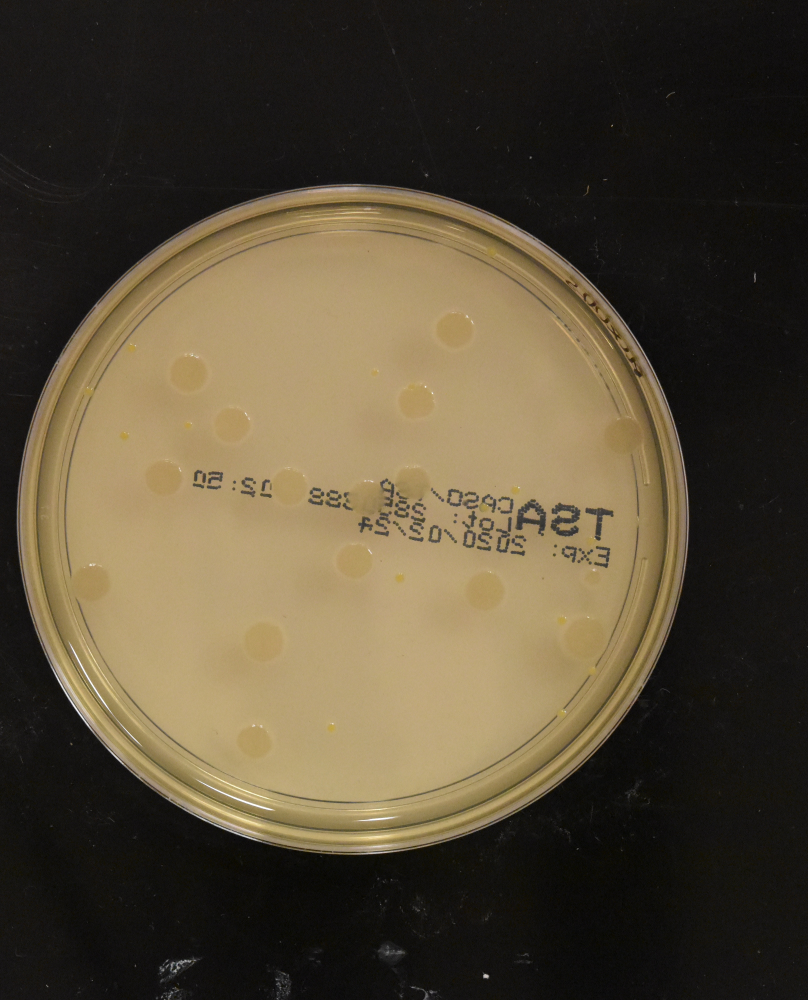
#> input picture data/images/11884.jpg, 3232 x 4000 px (shown at 1/4 size)
$ python -i pipeline.py   (imports and definitions only)
#> lines starting #> are read from the running program, lines starting #| are printed output that depends on the picture; after the words box and inside, x2 and y2 are one past the last pixel; in counts of white or black regions, pixels touching at a corner belong together
# src/core/pipeline.py
import cv2
import numpy as np

# config variables
HOUGH_DP = 1.2
HOUGH_MIN_DIST = 100
HOUGH_PARAM1 = 50
HOUGH_PARAM2 = 30
HOUGH_MIN_RADIUS = 100
HOUGH_MAX_RADIUS = 0  # 0 means OpenCV will pick a max based on image size


def preprocess_plate(image_path):
    """Detects the agar plate in the image and crops/masks everything outside the plate"""
#> called with image_path = '../../data/images/11884.jpg'
    img = cv2.imread(image_path)
#> img is the input picture: shape (4000, 3232, 3); mean B, G, R 54.6, 74.7, 85.5
    if img is None:
        raise FileNotFoundError(f"[!] Could not read image '{image_path}'")
    img_small = cv2.resize(img, (640, 640))  # resize for YOLO if needed
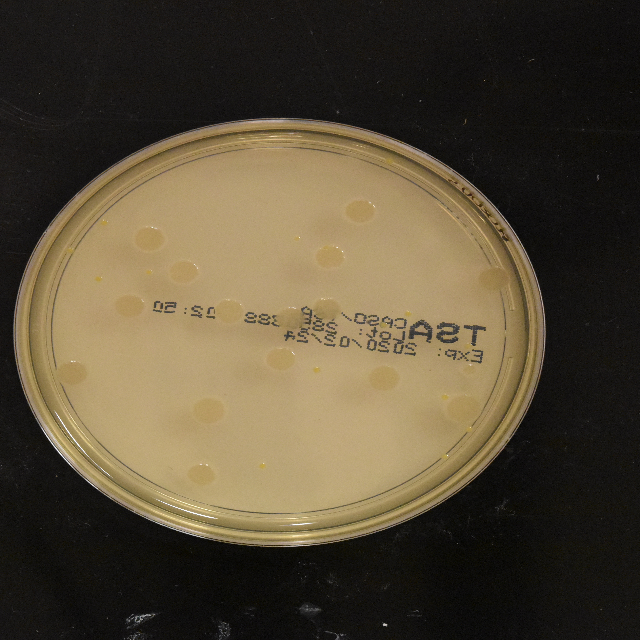
#> img_small: shape (640, 640, 3); mean B, G, R 54.5, 74.6, 85.4
    gray = cv2.cvtColor(img_small, cv2.COLOR_BGR2GRAY)
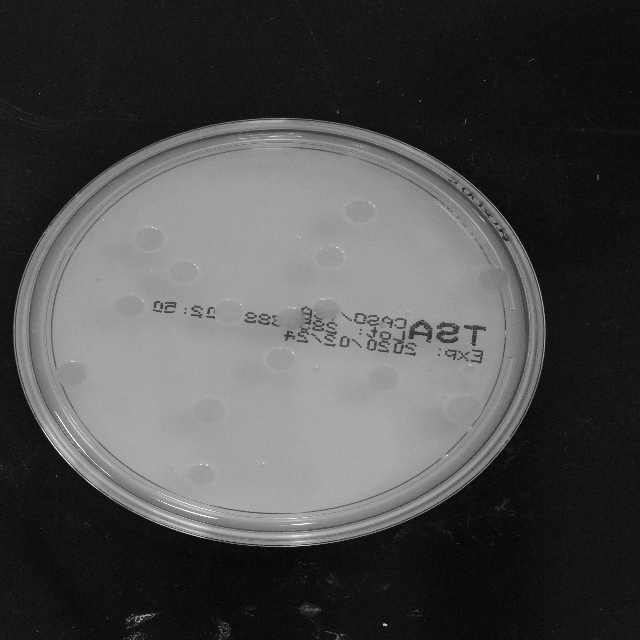
#> gray: shape (640, 640); min 0, max 255, mean 75.5
    gray_blur = cv2.medianBlur(gray, 5)

    # detect circles (agar plates)
    max_radius = int(gray.shape[0] // 1.5) if HOUGH_MAX_RADIUS == 0 else HOUGH_MAX_RADIUS
#> max_radius = 426
    circles = cv2.HoughCircles(
        gray_blur,
        cv2.HOUGH_GRADIENT,
        dp=HOUGH_DP,
        minDist=HOUGH_MIN_DIST,
        param1=HOUGH_PARAM1,
        param2=HOUGH_PARAM2,
        minRadius=HOUGH_MIN_RADIUS,
        maxRadius=max_radius
    )
#> circles = [[265.8, 268.2, 268.5], [279, 426.6, 295], [361.8, 331.8, 176.2], [185.4, 331.8, 172.2], [298.2, 173.4, 362.3], [262.2, 541.8, 410.8], [201, 139.8, 420], [175.8, 479.4, 394.8], [383.4, 438.6, 118.2]]

    mask = np.zeros_like(gray, dtype=np.uint8)  # black mask
    if circles is not None:
        circles = np.uint16(np.around(circles))
#> circles = [[266, 268, 268], [279, 427, 295], [362, 332, 176], [185, 332, 172], [298, 173, 362], [262, 542, 411], [201, 140, 420], [176, 479, 395], [383, 439, 118]]
        x, y, r = circles[0, 0]  # take the first detected plate
#> x = 266; y = 268; r = 268
        cv2.circle(mask, (x, y), r, 255, -1)  # white inside plate
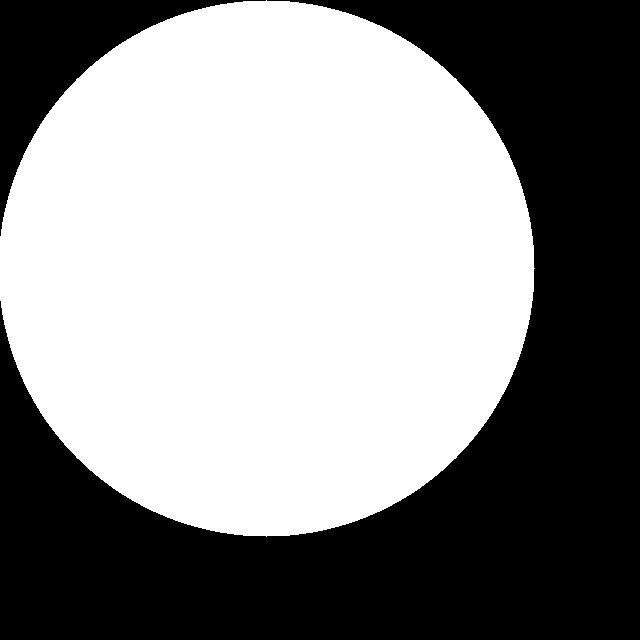
#> mask: shape (640, 640); 55.1% white; 2 black regions, box (x1, y1, x2, y2) and area: (0, 0, 640, 640) 168883, (0, 0, 266, 236) 15184

    # apply mask to keep plate only
    plate_only = cv2.bitwise_and(img_small, img_small, mask=mask)
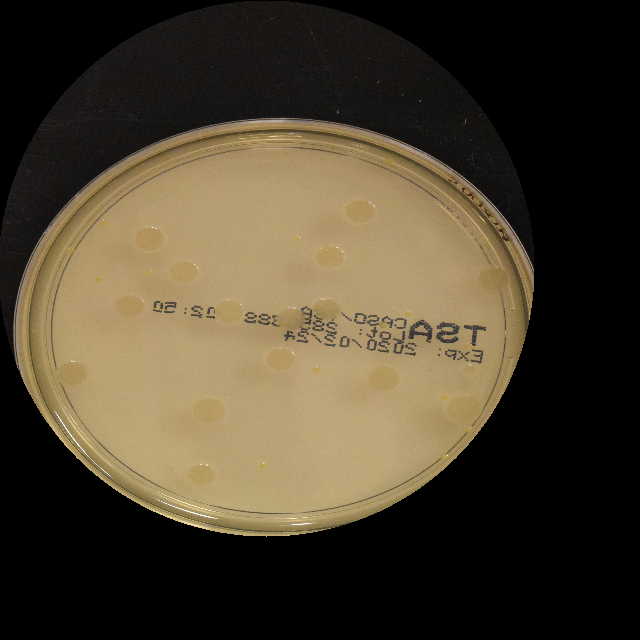
#> plate_only: shape (640, 640, 3); mean B, G, R 45.6, 63.6, 73.3
    return plate_only

>>> result = preprocess_plate('../../data/images/11884.jpg')

$ run again, on data/images/14512.jpg
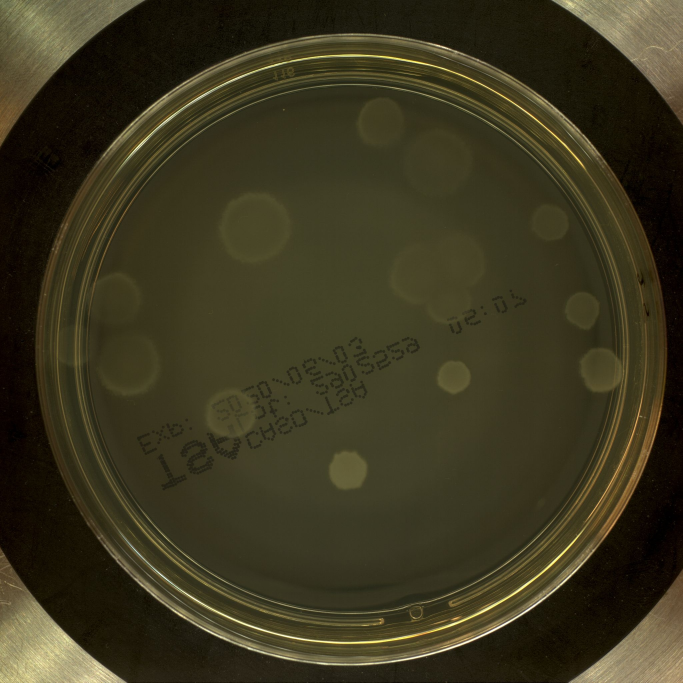
#> input picture data/images/14512.jpg, 2048 x 2048 px (shown at 1/3 size)
#> in preprocess_plate, img is the input picture: shape (2048, 2048, 3); mean B, G, R 31.5, 54.2, 59.2
#> in preprocess_plate, `circles = cv2.HoughCircles( gray_blur, cv2.HOUGH_GRADIENT, dp=HOUGH_DP..`: circles = 13 rows, first 8: [329.4, 325.8, 260.3], [238.2, 372.6, 353.7], [430.2, 276.6, 359.8], [401.4, 395.4, 197], [257.4, 245.4, 187.5], [351, 202.2, 170.1], [313.8, 444.6, 178.4], [167.4, 289.8, 131]
#> in preprocess_plate, `circles = np.uint16(np.around(circles))`: circles = 13 rows, first 8: [329, 326, 260], [238, 373, 354], [430, 277, 360], [401, 395, 197], [257, 245, 187], [351, 202, 170], [314, 445, 178], [167, 290, 131]
#> x = 329; y = 326; r = 260
#> in preprocess_plate, `cv2.circle(mask, (x, y), r, 255, -1)`:
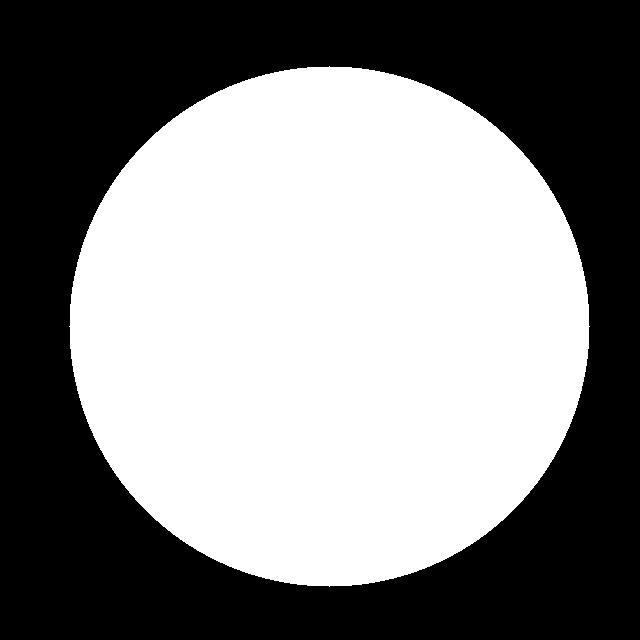
#> mask: shape (640, 640); 51.8% white; 1 black region, box (x1, y1, x2, y2) and area: (0, 0, 640, 640) 197243
#> in preprocess_plate, `plate_only = cv2.bitwise_and(img_small, img_small, mask=mask)`:
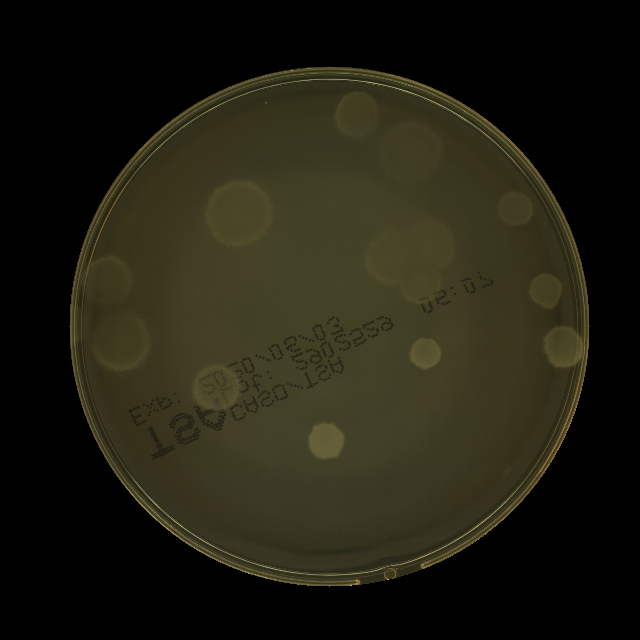
#> plate_only: shape (640, 640, 3); mean B, G, R 17.7, 30.4, 32.1

$ run again, on data/images/14618.jpg
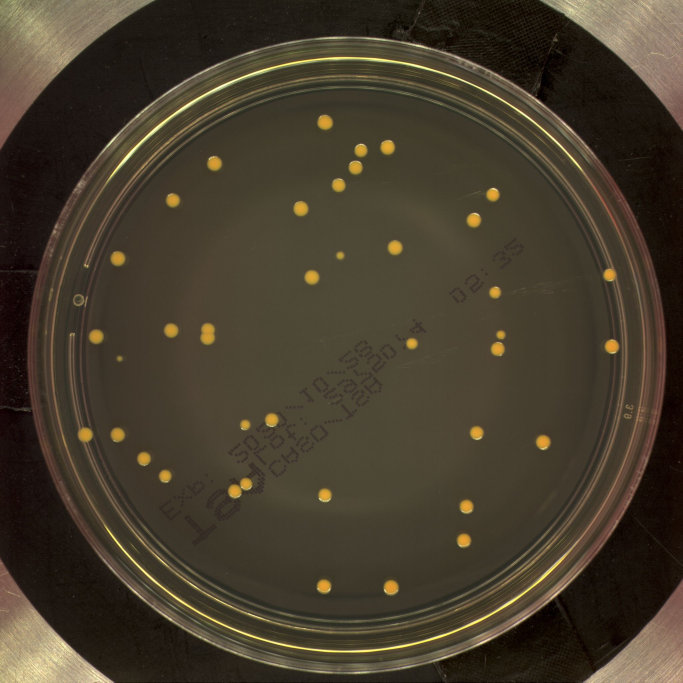
#> input picture data/images/14618.jpg, 2048 x 2048 px (shown at 1/3 size)
#> in preprocess_plate, img is the input picture: shape (2048, 2048, 3); mean B, G, R 44.8, 60.5, 69.7
#> in preprocess_plate, `circles = cv2.HoughCircles( gray_blur, cv2.HOUGH_GRADIENT, dp=HOUGH_DP..`: circles = 15 rows, first 8: [324.6, 330.6, 277.8], [287.4, 237, 345.5], [417, 402.6, 183.8], [417, 262.2, 183.6], [249, 396.6, 200.1], [199.8, 286.2, 166.5], [349.8, 492.6, 137.4], [365.4, 168.6, 131]
#> in preprocess_plate, `circles = np.uint16(np.around(circles))`: circles = 15 rows, first 8: [325, 331, 278], [287, 237, 346], [417, 403, 184], [417, 262, 184], [249, 397, 200], [200, 286, 166], [350, 493, 137], [365, 169, 131]
#> x = 325; y = 331; r = 278
#> in preprocess_plate, `cv2.circle(mask, (x, y), r, 255, -1)`:
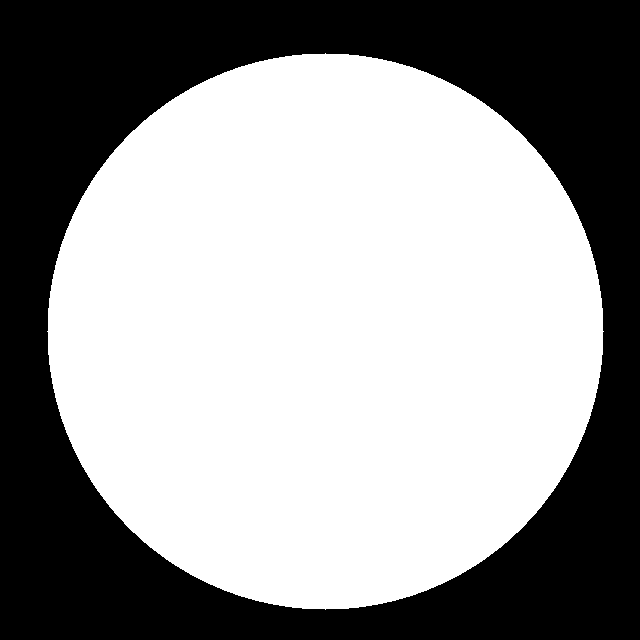
#> mask: shape (640, 640); 59.3% white; 1 black region, box (x1, y1, x2, y2) and area: (0, 0, 640, 640) 166839
#> in preprocess_plate, `plate_only = cv2.bitwise_and(img_small, img_small, mask=mask)`:
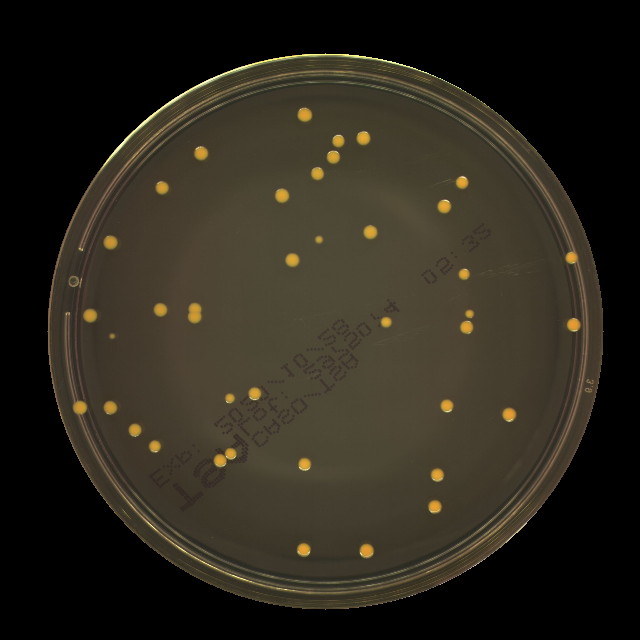
#> plate_only: shape (640, 640, 3); mean B, G, R 28.7, 39.3, 44

$ run again, on data/images/525.jpg
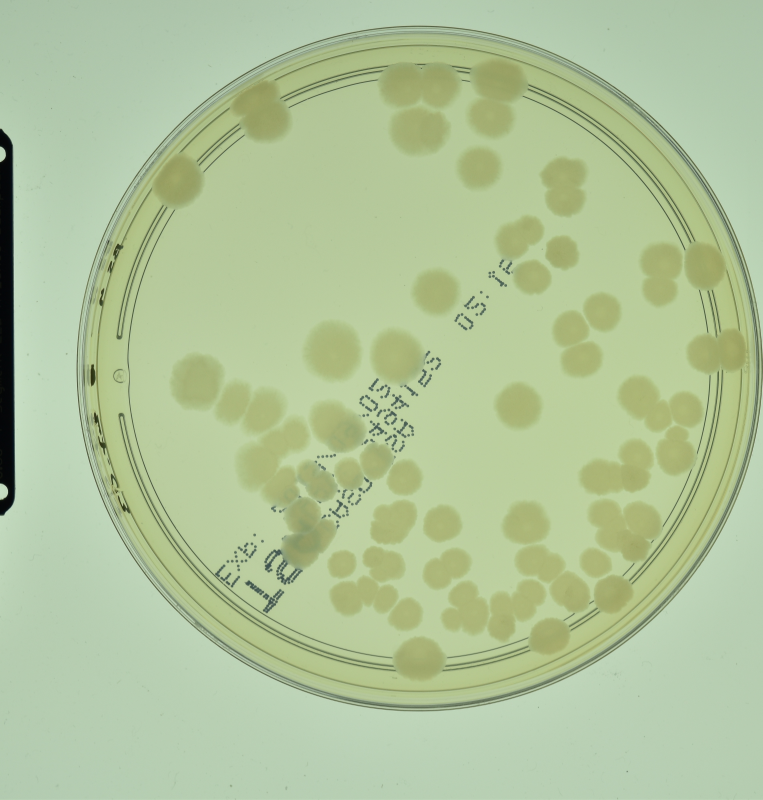
#> input picture data/images/525.jpg, 3814 x 4000 px (shown at 1/5 size)
#> in preprocess_plate, img is the input picture: shape (4000, 3814, 3); mean B, G, R 154.4, 195.8, 176.3
#> in preprocess_plate, `circles = cv2.HoughCircles( gray_blur, cv2.HOUGH_GRADIENT, dp=HOUGH_DP..`: circles = 20 rows, first 8: [369, 293.4, 268.6], [270.6, 275.4, 204.5], [473.4, 340.2, 154.8], [342.6, 390.6, 177.8], [330.6, 195, 173.4], [436.2, 214.2, 163.8], [225, 385.8, 126.9], [214.2, 159, 204.8]
#> in preprocess_plate, `circles = np.uint16(np.around(circles))`: circles = 20 rows, first 8: [369, 293, 269], [271, 275, 205], [473, 340, 155], [343, 391, 178], [331, 195, 173], [436, 214, 164], [225, 386, 127], [214, 159, 205]
#> x = 369; y = 293; r = 269
#> in preprocess_plate, `cv2.circle(mask, (x, y), r, 255, -1)`:
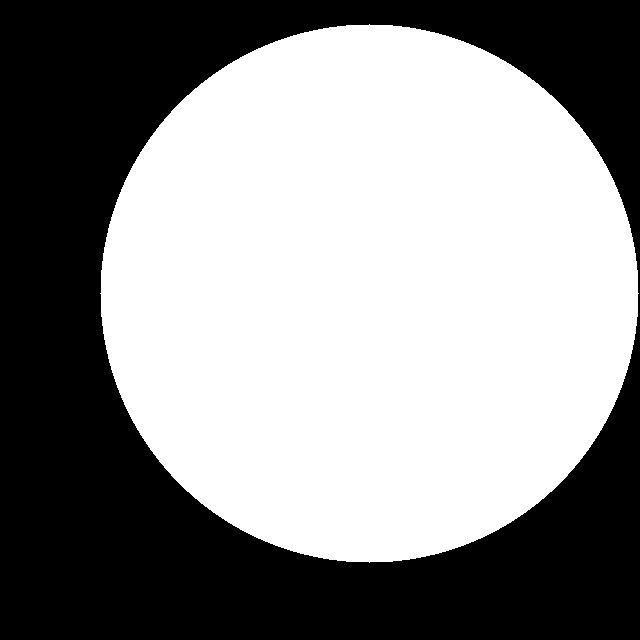
#> mask: shape (640, 640); 55.5% white; 1 black region, box (x1, y1, x2, y2) and area: (0, 0, 640, 640) 182299
#> in preprocess_plate, `plate_only = cv2.bitwise_and(img_small, img_small, mask=mask)`:
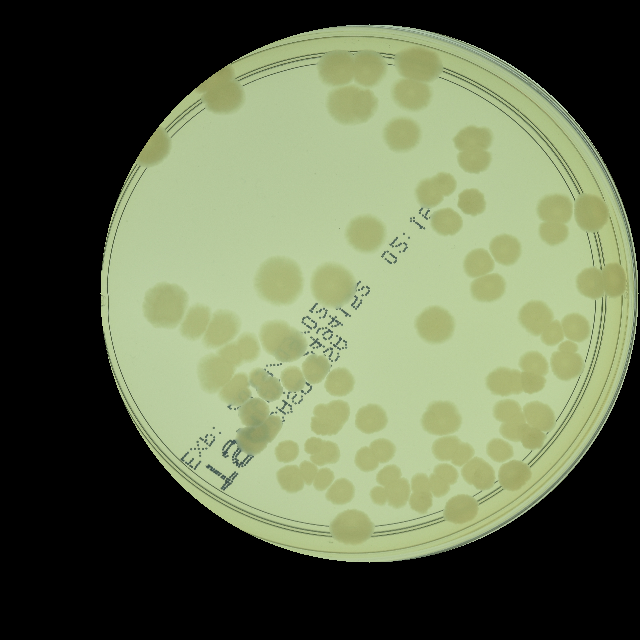
#> plate_only: shape (640, 640, 3); mean B, G, R 78.8, 107.1, 97.6
